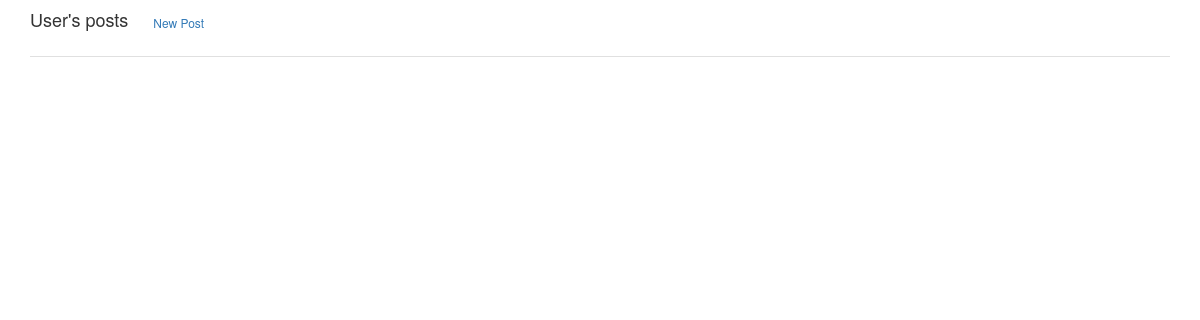
The page /dashboard (signed in) on the database as committed earlier.
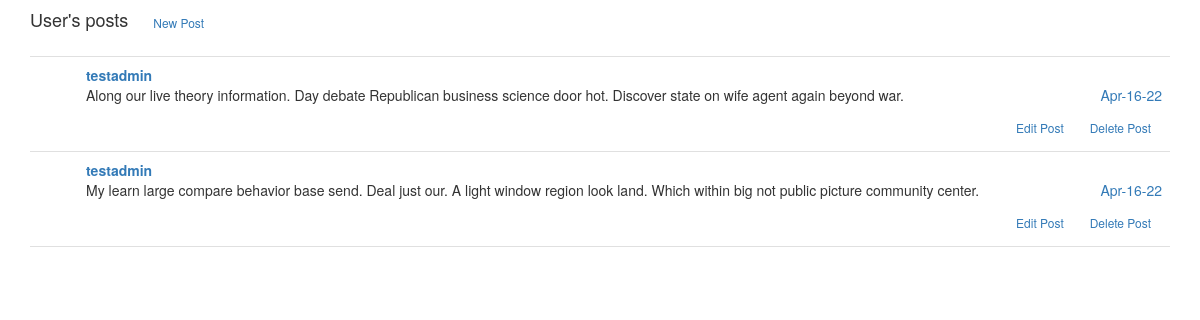
The same page on the database as committed later.
### main/models.py (models this page shows, shortened)
class Post(db.Model):
    __tablename__ = 'posts'
    id = db.Column(db.Integer, primary_key=True)
    body = db.Column(db.Text, nullable=False)
    date_created = db.Column(db.DateTime, default=datetime.utcnow)
    comments = db.relationship('Comment', backref='post', lazy=True)
    user_id = db.Column(db.Integer, db.ForeignKey('users.id'))

class User(db.Model):
    __tablename__ = 'users'
    id = db.Column(db.Integer, primary_key=True)
    username = db.Column(db.String(64), nullable=False, unique=True)
    email = db.Column(db.String(64), nullable=False, unique=True)
    password_hash = db.Column(db.String(60))
    posts = db.relationship('Post', backref='author', lazy=True)
    comments = db.relationship('Comment', backref='author', lazy=True)
    @property
    def password(self):
        raise AttributeError('password cannot be read')

### main/user/views.py (the view)
@user.route('/dashboard')
@login_required
def dashboard():
    user = User.query.get(session['id'])
    posts = user.posts
    return render_template('dashboard.html',posts=posts)

### main/templates/dashboard.html (shortened to what this page needs)
{% extends 'base.html' %}
{% import "bootstrap/wtf.html" as wtf %}
{% block page_content %}
<h4 id="dashboard" >User's posts</h4>
<a href="#" class="btn btn-sm btn-outline-secondary">New Post</a>
<div class="post-tabs">
    <ul class="posts">
        {% for post in posts %}
        <li class="post">
            <div class="post-content">
                <div class="post-author"><a href="#">{{ post.author.username }}</a></div>
                <div class="post-date"><a href="#">{{ post.date_created.strftime("%b-%d-%y") }}</a></div>
                <div class="post-body">{{ post.body }}</div>
            </div>
            <div class="post-footer">
                <a href="#" class="btn btn-sm btn-outline-secondary">Edit Post</a>
                <a href="#" class="btn btn-sm btn-outline-secondary">Delete Post</a>
            </div>
        </li>
        {% endfor %}
    </ul>
</div>
{% endblock %}

### main/templates/base.html (shortened to what this page needs)
{% extends "bootstrap/base.html" %}
{% block head %}
{{ super() }}
<link rel="stylesheet" href="{{ url_for('static',filename='styles.css') }}">
{% endblock %}
{% block content %}
<div class="container">
    {% block page_content %}{% endblock %}
</div>
{% endblock %}

### main/static/styles.css (style rules this page uses)
div.post-tabs { margin-top: 16px; }
ul.posts { list-style-type: none; padding: 0px; margin: 16px 0px 0px 0px; border-top: 1px solid #e0e0e0; }
ul.posts li.post { padding: 8px; border-bottom: 1px solid #e0e0e0; }
div.post-date { float: right; }
div.post-author { font-weight: bold; }
div.post-content { margin-left: 48px; min-height: 48px; }
div.post-footer { text-align: right; }
h4#dashboard { display: inline-block; padding-right: 10px; }

Rows that differ between the two databases and show on the page:
added Post: author.username "testadmin", date_created "Apr-16-22", body "Along our live theory information. Day debate Republican business science door hot. Discover state on wife agent again beyond war."
added Post: author.username "testadmin", date_created "Apr-16-22", body "My learn large compare behavior base send. Deal just our. A light window region look land. Which within big not public picture community center."
